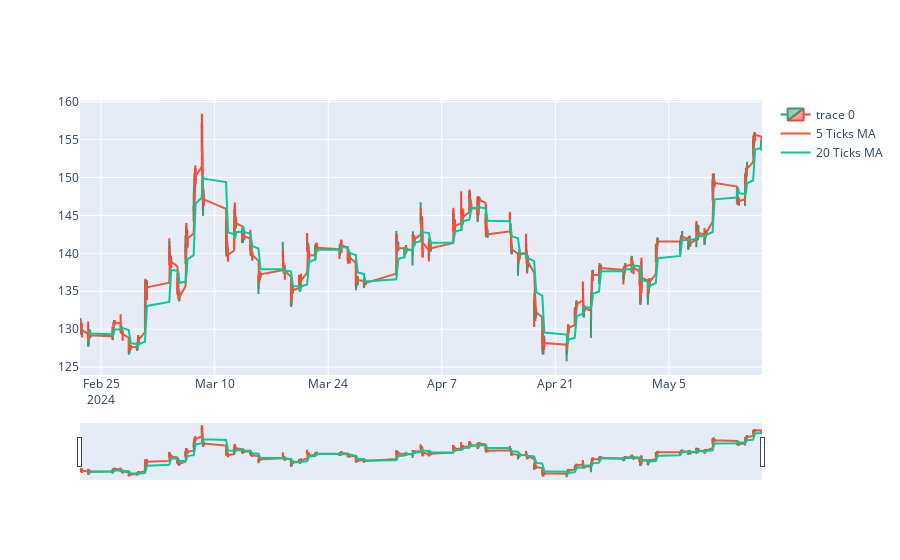

Notebook code for this chart:
### Code cell
# plot eith candle stick

fig = go.Figure(data=[go.Candlestick(x=tsm_data.index,
                open=tsm_data['Open'],
                high=tsm_data['High'],
                low=tsm_data['Low'],
                close=tsm_data['Close'])])

# plot moving average of 20 ticks and 80 ticks

fig.add_trace(go.Scatter(x=tsm_data.index, y=tsm_data['Close'].rolling(window=5).mean(), name='5 Ticks MA'))
fig.add_trace(go.Scatter(x=tsm_data.index, y=tsm_data['Close'].rolling(window=20).mean(), name='20 Ticks MA'))

fig.show()

### Figure 1 — Plotly figure (JSON) as saved in the notebook; plotly's stock layout.template omitted (floating-point values rounded to 4 significant figures; data arrays with more than 128 entries replaced by an {"elided": "..."} marker saying what was removed)
{"data": [{"close": {"elided": "772 float values"}, "high": {"elided": "772 float values"}, "low": {"elided": "772 float values"}, "open": {"elided": "772 float values"}, "type": "candlestick", "x": {"elided": "772 str values"}}, {"name": "5 Ticks MA", "type": "scatter", "x": {"elided": "772 str values"}, "y": {"elided": "772 float values"}}, {"name": "20 Ticks MA", "type": "scatter", "x": {"elided": "772 str values"}, "y": {"elided": "772 float values"}}], "layout": {}}
